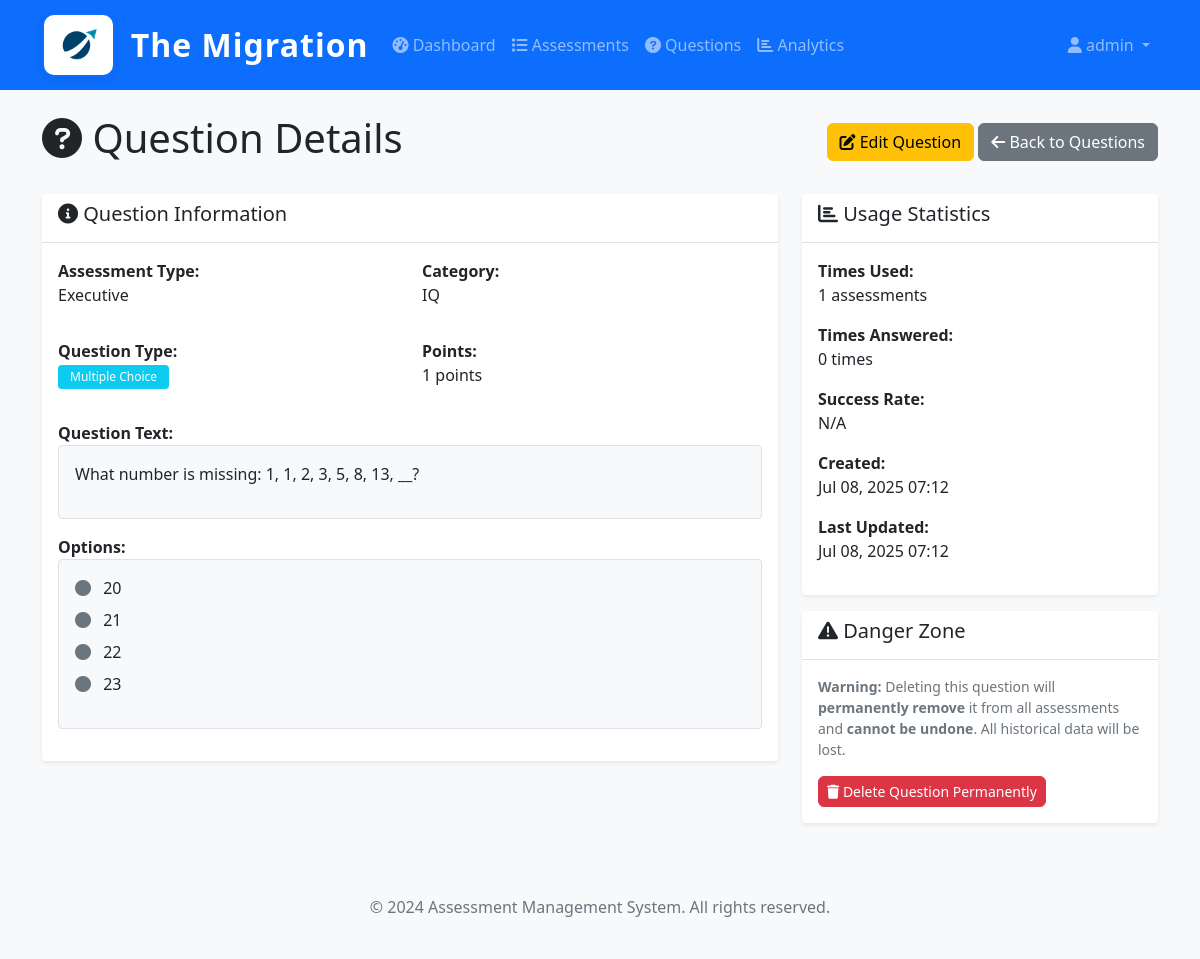
/assessments/admin/questions/58/ (signed in), run on the app's committed database.
### users/models.py (models this page shows, shortened)
class CustomUser(AbstractUser):
    ROLE_CHOICES = (
        ('admin', 'Admin'),
        ('hr_admin', 'HR Admin'),
        ('candidate', 'Candidate'),
        ('reviewer', 'Reviewer'),
    )
    role = models.CharField(max_length=20, choices=ROLE_CHOICES, default='candidate')
    phone = models.CharField(max_length=15, blank=True, null=True)
    department = models.CharField(max_length=100, blank=True, null=True)
    employee_id = models.CharField(max_length=50, blank=True, null=True)
    is_active = models.BooleanField(default=True)
    created_at = models.DateTimeField(auto_now_add=True)
    updated_at = models.DateTimeField(auto_now=True)
    class Meta:
        verbose_name = 'User'
        verbose_name_plural = 'Users'

### assessments/models.py (models this page shows, shortened)
class Question(models.Model):
    QUESTION_TYPES = [
        ('MCQ', 'Multiple Choice'),
        ('TF', 'True/False'),
        ('SA', 'Short Answer'),
    ]
    assessment_type = models.ForeignKey(Designation, on_delete=models.CASCADE, related_name='questions')
    category = models.ForeignKey(QuestionCategory, on_delete=models.CASCADE, related_name='questions', null=True, blank=True)
    text = models.TextField()
    question_type = models.CharField(max_length=3, choices=QUESTION_TYPES)
    options = models.JSONField(null=True, blank=True, help_text="For MCQ: list of options")
    correct_answer = models.TextField()
    explanation = models.TextField(blank=True, help_text="Explanation for the correct answer")
    points = models.PositiveIntegerField(default=1, help_text="Points for this question")
    is_active = models.BooleanField(default=True)
    created_at = models.DateTimeField(auto_now_add=True)
    updated_at = models.DateTimeField(auto_now=True)
    class Meta:
        verbose_name = 'Question'
        verbose_name_plural = 'Questions'
    def get_options_list(self):
        if self.question_type == 'MCQ' and self.options:
            return json.loads(self.options) if isinstance(self.options, str) else self.options
        return []

class Designation(models.Model):
    name = models.CharField(max_length=100, unique=True)
    description = models.TextField(blank=True)
    is_active = models.BooleanField(default=True)
    created_at = models.DateTimeField(auto_now_add=True)
    updated_at = models.DateTimeField(auto_now=True)
    class Meta:
        verbose_name = 'Designation'
        verbose_name_plural = 'Designations'

class QuestionCategory(models.Model):
    name = models.CharField(max_length=100)
    description = models.TextField(blank=True)
    assessment_type = models.ForeignKey(Designation, on_delete=models.CASCADE, related_name='categories')
    class Meta:
        verbose_name = 'Question Category'
        verbose_name_plural = 'Question Categories'
        unique_together = ['name', 'assessment_type']

### assessments/views.py (the view)
    def wrapper(request, *args, **kwargs):
        if not request.user.is_authenticated:
            return HttpResponseRedirect(reverse('admin_login'))
        if not is_authorized_admin(request.user):
            messages.error(request, 'Access denied. Only authorized administrators can access this system.')
            return HttpResponseRedirect(reverse('admin_login'))
        return view_func(request, *args, **kwargs)

### assessments/views.py (called while the page is built)
def is_authorized_admin(user):
    return (user.is_authenticated and
            user.role == 'admin' and
            user.email in AUTHORIZED_ADMIN_EMAILS)

def admin_required(view_func):
    def wrapper(request, *args, **kwargs):
        if not request.user.is_authenticated:
            return HttpResponseRedirect(reverse('admin_login'))
        if not is_authorized_admin(request.user):
            messages.error(request, 'Access denied. Only authorized administrators can access this system.')
            return HttpResponseRedirect(reverse('admin_login'))
        return view_func(request, *args, **kwargs)
    return wrapper

@admin_required
def question_detail(request, question_id):
    question = get_object_or_404(Question, id=question_id)
    correct_count = question.answers.filter(is_correct=True).count()
    total_count = question.answers.count()
    context = {
        'question': question,
        'correct_count': correct_count,
        'total_count': total_count,
    }
    return render(request, 'assessments/question_detail.html', context)

### assessments/templates/assessments/question_detail.html (shortened to what this page needs)
{% extends 'base.html' %}
{% block content %}
<div class="row">
    <div class="col-12">
        <div class="d-flex justify-content-between align-items-center mb-4">
            <h1><i class="fas fa-question-circle"></i> Question Details</h1>
            <div>
                <a href="{% url 'assessments:question_edit' question.id %}" class="btn btn-warning">
                    <i class="fas fa-edit"></i> Edit Question
                </a>
                <a href="{% url 'assessments:question_list' %}" class="btn btn-secondary">
                    <i class="fas fa-arrow-left"></i> Back to Questions
                </a>
            </div>
        </div>
    </div>
</div>
<div class="row">
    <div class="col-lg-8">
        <div class="card">
            <div class="card-header">
                <h5><i class="fas fa-info-circle"></i> Question Information</h5>
            </div>
            <div class="card-body">
                <div class="row mb-3">
                    <div class="col-md-6">
                        <strong>Assessment Type:</strong>
                        <p>{{ question.assessment_type.name }}</p>
                    </div>
                    <div class="col-md-6">
                        <strong>Category:</strong>
                        <p>{{ question.category.name|default:"Not categorized" }}</p>
                    </div>
                </div>
                <div class="row mb-3">
                    <div class="col-md-6">
                        <strong>Question Type:</strong>
                        <p><span class="badge bg-info">{{ question.get_question_type_display }}</span></p>
                    </div>
                    <div class="col-md-6">
                        <strong>Points:</strong>
                        <p>{{ question.points }} points</p>
                    </div>
                </div>
                <div class="mb-3">
                    <strong>Question Text:</strong>
                    <div class="border rounded p-3 bg-light">
                        {{ question.text|linebreaks }}
                    </div>
                </div>
                {% if question.question_type == 'MCQ' and question.options %}
                <div class="mb-3">
                    <strong>Options:</strong>
                    <div class="border rounded p-3 bg-light">
                        <ul class="list-unstyled">
                            {% for option in question.get_options_list %}
                            <li class="mb-2">
                                <i class="fas fa-circle text-muted me-2"></i>
                                {{ option }}
                            </li>
                            {% endfor %}
                        </ul>
                    </div>
                </div>
                {% endif %}
            </div>
        </div>
    </div>
    <div class="col-lg-4">
        <div class="card">
            <div class="card-header">
                <h5><i class="fas fa-chart-bar"></i> Usage Statistics</h5>
            </div>
            <div class="card-body">
                <div class="mb-3">
                    <strong>Times Used:</strong>
                    <p>{{ question.assessment_questions.count }} assessments</p>
                </div>
                <div class="mb-3">
                    <strong>Times Answered:</strong>
                    <p>{{ question.answers.count }} times</p>
                </div>
                <div class="mb-3">
                    <strong>Success Rate:</strong>
                    <p>
                        {% if total_count > 0 %}
                            {% widthratio correct_count total_count 100 %}%
                        {% else %}
                            N/A
                        {% endif %}
                    </p>
                </div>
                <div class="mb-3">
                    <strong>Created:</strong>
                    <p>{{ question.created_at|date:"M d, Y H:i" }}</p>
                </div>
                <div class="mb-3">
                    <strong>Last Updated:</strong>
                    <p>{{ question.updated_at|date:"M d, Y H:i" }}</p>
                </div>
            </div>
        </div>
        <div class="card mt-3">
            <div class="card-header">
                <h5><i class="fas fa-exclamation-triangle"></i> Danger Zone</h5>
            </div>
            <div class="card-body">
                <p class="text-muted small"><strong>Warning:</strong> Deleting this question will <strong>permanently remove</strong> it from all assessments and <strong>cannot be undone</strong>. All historical data will be lost.</p>
                <a href="{% url 'assessments:question_delete' question.id %}" class="btn btn-danger btn-sm">
                    <i class="fas fa-trash"></i> Delete Question Permanently
                </a>
            </div>
        </div>
    </div>
</div>
{% endblock %}

### templates/base.html (shortened to what this page needs)
{% load static %}
<!DOCTYPE html>
<html lang="en">
<head>
    <link href="https://cdn.jsdelivr.net/npm/bootstrap@5.1.3/dist/css/bootstrap.min.css" rel="stylesheet">
    <link href="https://cdnjs.cloudflare.com/ajax/libs/font-awesome/6.0.0/css/all.min.css" rel="stylesheet">
    <link href="{% static 'css/style.css' %}" rel="stylesheet">
</head>
<body>
    <nav class="navbar navbar-expand-lg navbar-dark bg-primary">
        <div class="container">
            <a class="navbar-brand d-flex align-items-center" href="{% url 'home' %}">
                <img src="{% static 'images/logo.png' %}" alt="The Migration Logo" style="height:64px; width:auto; margin-right:16px; background: #fff; border-radius: 12px; box-shadow: 0 2px 8px rgba(0,0,0,0.08); padding: 6px; border: 2px solid #0d6efd;">
                <span class="fs-2 fw-bold text-white" style="letter-spacing:1px;">The Migration</span>
            </a>
            <div class="collapse navbar-collapse" id="navbarNav">
                <ul class="navbar-nav me-auto">
                    {% if user.is_authenticated %}
                        {% if user.role == 'admin' %}
                            <li class="nav-item">
                                <a class="nav-link" href="{% url 'assessments:admin_dashboard' %}">
                                    <i class="fas fa-tachometer-alt"></i> Dashboard
                                </a>
                            </li>
                            <li class="nav-item">
                                <a class="nav-link" href="{% url 'assessments:assessment_list' %}">
                                    <i class="fas fa-list"></i> Assessments
                                </a>
                            </li>
                            <li class="nav-item">
                                <a class="nav-link" href="{% url 'assessments:question_list' %}">
                                    <i class="fas fa-question-circle"></i> Questions
                                </a>
                            </li>
                            <li class="nav-item">
                                <a class="nav-link" href="{% url 'assessments:analytics' %}">
                                    <i class="fas fa-chart-bar"></i> Analytics
                                </a>
                            </li>
                        {% elif user.role == 'candidate' %}
                            <li class="nav-item">
                                <a class="nav-link" href="{% url 'assessments:candidate_portal' %}">
                                    <i class="fas fa-home"></i> Portal
                                </a>
                            </li>
                        {% endif %}
                    {% endif %}
                </ul>
                <ul class="navbar-nav">
                    {% if user.is_authenticated %}
                        <li class="nav-item dropdown">
                            <a class="nav-link dropdown-toggle" href="#" id="navbarDropdown" role="button" data-bs-toggle="dropdown">
                                <i class="fas fa-user"></i> {{ user.username }}
                            </a>
                        </li>
                    {% else %}
                        <li class="nav-item">
                            <a class="nav-link" href="{% url 'users:login' %}">
                                <i class="fas fa-sign-in-alt"></i> Login
                            </a>
                        </li>
                    {% endif %}
                </ul>
            </div>
        </div>
    </nav>
    <main class="container mt-4">
        {% block content %}{% endblock %}
    </main>
    <footer class="bg-light text-center text-muted py-4 mt-5">
        <div class="container">
            <p>&copy; 2024 Assessment Management System. All rights reserved.</p>
        </div>
    </footer>
</body>
</html>

### static/css/style.css (style rules this page uses)
body { background-color: #f8f9fa; }
.card { border: none; box-shadow: 0 0.125rem 0.25rem rgba(0, 0, 0, 0.075); transition: box-shadow 0.15s ease-in-out; }
.card-header { background-color: #fff; border-bottom: 1px solid #dee2e6; font-weight: 600; }
.navbar-brand { font-weight: 600; }
.navbar-nav .nav-link { font-weight: 500; }
.btn { border-radius: 0.375rem; font-weight: 500; }
.btn-sm { padding: 0.25rem 0.5rem; font-size: 0.875rem; }
.badge { font-weight: 500; padding: 0.375rem 0.75rem; }

### data on the page
CustomUser: username "admin"
Question: assessment_type.name "Executive", category.name "IQ", question_type "Multiple Choice", points "1", text "What number is missing: 1, 1, 2, 3, 5, 8, 13, __?", assessment_questions.count "1", answers.count "0", created_at "Jul 08, 2025 07:12", updated_at "Jul 08, 2025 07:12"

### other printed values
{{ option }} "20" "21" "22" "23"
